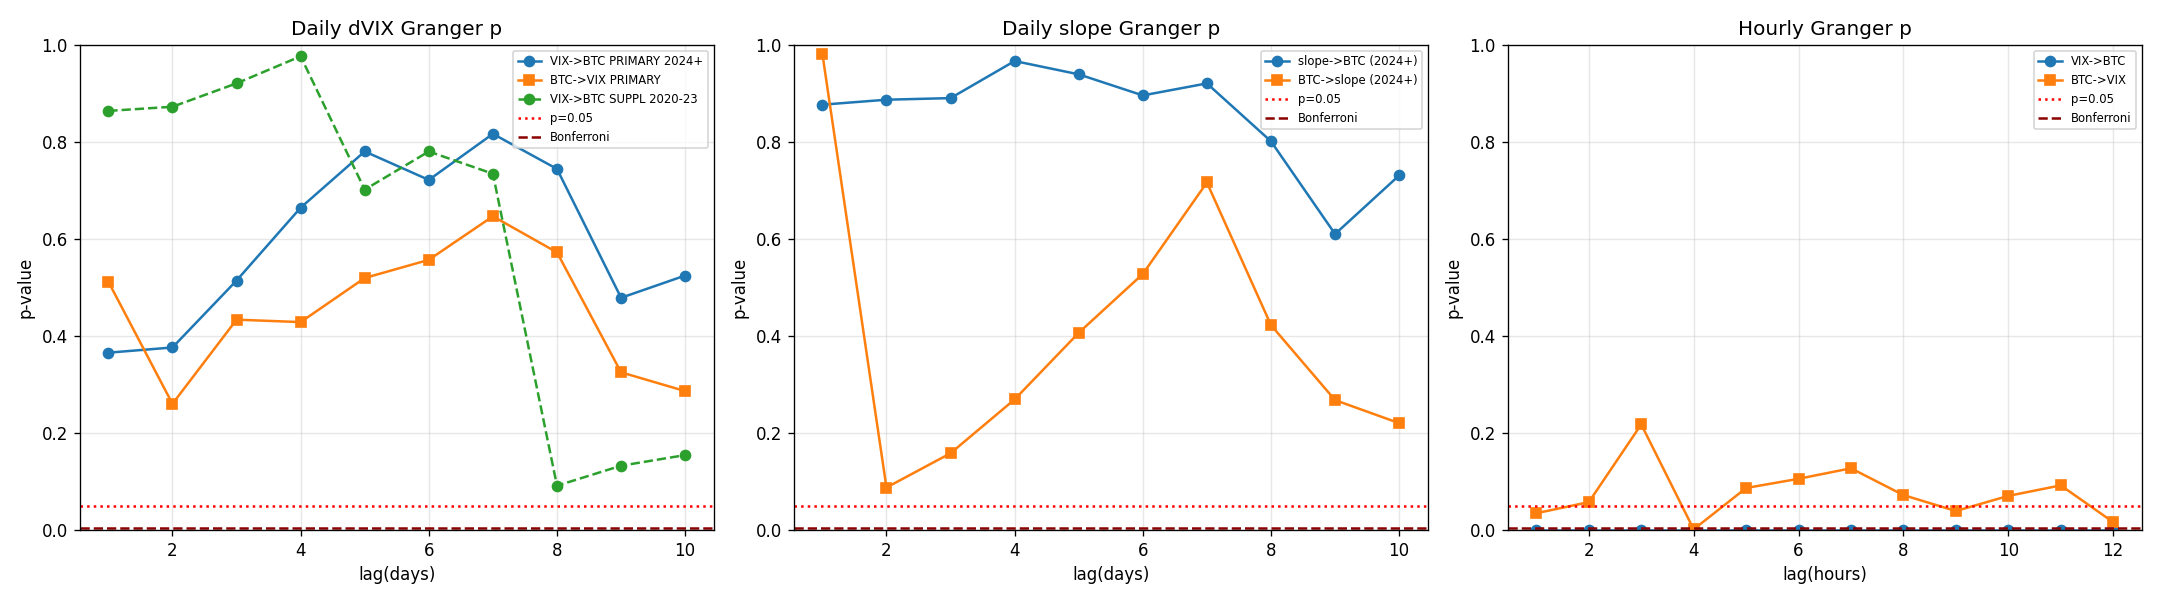

Recreate this plot in Python.
"""
VIX ↔ BTC Granger 인과 분석 (종합판)
=====================================
포함:
  - 일별 ΔVIX% ↔ BTC, 양방향, All/pre/post-ETF
  - 일별 VIX slope(기간구조) Δslope ↔ BTC, 양방향, All/pre/post-ETF
  - 시간별(Intraday) ΔVIX ↔ BTC + 정렬 진단(동시성 누수 검증)
  - 정상성(ADF), VAR 차수선택(AIC/BIC), 4가지 검정통계량, 효과크기(R² 증분)
  - 다중검정 보정, 한계
산출물: docs/VIX_granger_report.md, vix_granger.png
"""
import pandas as pd, numpy as np, os, warnings
warnings.filterwarnings("ignore")
from scipy import stats
from statsmodels.tsa.stattools import adfuller, grangercausalitytests
from statsmodels.tsa.api import VAR
import matplotlib; matplotlib.use("Agg"); import matplotlib.pyplot as plt

ET = "America/New_York"; MAXLAG_D = 10; MAXLAG_H = 12
L = []
def w(s=""): L.append(str(s))

# ───────── 데이터 ─────────
btc_dir = "data/btc_1m_24h/"
files = sorted(f for f in os.listdir(btc_dir) if f.endswith(".parquet"))
btc = pd.concat([pd.read_parquet(btc_dir+f)[["close"]] for f in files]).sort_index()
btc = btc[~btc.index.duplicated()]
btc.index = btc.index.tz_localize(ET) if btc.index.tz is None else btc.index.tz_convert(ET)
close = btc["close"]
def price_at(ts):
    return close.reindex([ts], method="pad", tolerance=pd.Timedelta(minutes=5)).iloc[0]

# VIX 일별
vix_d = pd.read_parquet("data/vix_daily.parquet").copy(); vix_d.columns=["vix"]
vidx = pd.to_datetime(vix_d.index)
try: vidx = vidx.tz_localize(None)
except Exception: pass
vix_d.index = pd.DatetimeIndex(vidx).normalize(); vix_d = vix_d[~vix_d.index.duplicated()].sort_index()

# VIX slope 일별
sl = pd.read_parquet("data/vix_slope_daily.parquet").copy()
if "Date" in sl.columns:
    sl["Date"] = pd.to_datetime(sl["Date"]); sl = sl.set_index("Date")
sl.index = pd.DatetimeIndex(pd.to_datetime(sl.index)).normalize()
sl = sl.sort_index(); sl = sl[~sl.index.duplicated()]

# 일별 BTC(16:00 ET) 수익률 + 병합
recs=[]
for d,r in vix_d.iterrows():
    p = price_at(pd.Timestamp(d.year,d.month,d.day,16,0,tz=ET))
    if not np.isnan(p): recs.append((d, r["vix"], p))
dd = pd.DataFrame(recs, columns=["date","vix","btc"]).set_index("date").sort_index()
dd["dvix_pct"] = dd["vix"].pct_change()
dd["btc_ret"]  = dd["btc"].pct_change()
dd = dd.join(sl[["slope"]], how="left")
dd["dslope"] = dd["slope"].diff()
dd = dd.dropna(subset=["dvix_pct","btc_ret"]); dd["year"]=dd.index.year

# 시간별
vix_h = pd.read_parquet("data/vix_1h.parquet").copy(); vix_h.columns=["vix"]
vix_h.index = pd.to_datetime(vix_h.index)
vix_h.index = vix_h.index.tz_localize(ET) if vix_h.index.tz is None else vix_h.index.tz_convert(ET)
vix_h = vix_h[~vix_h.index.duplicated()].sort_index()
bh = close.reindex(vix_h.index, method="pad", tolerance=pd.Timedelta(minutes=5))
hh = pd.DataFrame({"vix":vix_h["vix"],"btc":bh}).dropna()
hh["dvix"]=hh["vix"].diff(); hh["btc_ret"]=hh["btc"].pct_change()
hh["hour"]=hh.index.hour; hh["gap"]=hh.index.to_series().diff().dt.total_seconds()/3600
hh_m = hh[(hh["hour"]>=10)&(hh["hour"]<=16)&(hh["gap"]==1.0)].dropna()

# ───────── 헬퍼 ─────────
def adf(x):
    try:
        r=adfuller(x.dropna(),autolag="AIC"); return r[0],r[1]
    except Exception: return (np.nan,np.nan)

def var_order(effect,cause,maxlag):
    data=pd.concat([effect,cause],axis=1).dropna(); data.columns=["e","c"]
    try:
        sel=VAR(data).select_order(maxlag)
        return sel.aic, sel.bic
    except Exception: return (np.nan,np.nan)

def granger(cause,effect,maxlag):
    """반환: lag별 ssr_ftest p dict, 최소p/lag, 4통계량(@최소p lag), R²증분(@최소p lag), 고정lag1 p."""
    data=pd.concat([effect,cause],axis=1).dropna(); data.columns=["effect","cause"]
    res=grangercausalitytests(data[["effect","cause"]],maxlag=maxlag,verbose=False)
    ps={lag:res[lag][0]["ssr_ftest"][1] for lag in res}
    best=min(ps,key=ps.get)
    t=res[best][0]
    stats4={"ssr_F":t["ssr_ftest"][1],"ssr_chi2":t["ssr_chi2test"][1],
            "lr":t["lrtest"][1],"params_F":t["params_ftest"][1]}
    # R² 증분: restricted vs unrestricted OLS
    try:
        r_res,r_unr=res[best][1][0],res[best][1][1]
        dR2=r_unr.rsquared - r_res.rsquared
    except Exception:
        dR2=np.nan
    return ps,best,stats4,dR2,ps[1]

def block(title,cause,effect,lc,le,maxlag):
    n=pd.concat([effect,cause],axis=1).dropna().shape[0]
    if n < maxlag+10:
        w(f"**{title}: {lc} → {le}** — 표본 부족(n={n}) 생략"); w(""); return {l:np.nan for l in range(1,maxlag+1)}
    ps,best,st4,dR2,p1=granger(cause,effect,maxlag)
    mp=ps[best]
    bonf = 0.05/maxlag
    sig = "예측력 있음" if mp<bonf else ("경계(다중검정 미통과)" if mp<0.05 else "예측력 없음")
    w(f"**{title}: {lc} → {le}**")
    w(f"- 최소 p={mp:.4f}(lag {best}) · 고정 lag1 p={p1:.4f} · Bonferroni 임계 {bonf:.4f} → **{sig}**")
    w(f"- 최소p lag에서 4통계량: F={st4['ssr_F']:.3f} / χ²={st4['ssr_chi2']:.3f} / LR={st4['lr']:.3f} / paramF={st4['params_F']:.3f}")
    w(f"- 효과크기(VIX lag 추가 R² 증분): ΔR²={dR2:.4f}")
    w(f"- lag별 p: " + " / ".join(f"L{l}:{ps[l]:.3f}" for l in sorted(ps)))
    w("")
    return ps

# ───────── 보고서 ─────────
w("# VIX ↔ BTC Granger 인과 분석 — 종합 보고서")
w("")
w("> 작성일 2026-05-31 · 코드 `vix_granger.py`")
w("")
w("## 0. Granger 인과란")
w("\"과거의 X가, Y의 과거만 쓸 때보다 Y의 미래를 더 잘 예측하는가\"를 F검정으로 확인하는 **시차(lag) 예측력** 검정. "
  "동시적(contemporaneous) 상관과 구별되며, 거래 가능한 신호는 반드시 시차 예측력이 있어야 한다.")
w("- H0: X가 Y를 Granger-cause 하지 **않는다**. p<유의수준이면 H0 기각 → 예측력 있음.")
w("- 전제: 두 시리즈가 **정상성(stationary)**. 수익률/변화율 사용, ADF로 확인.")
w("- **다중검정 보정**: lag 1~K 중 최소 p를 취하면 거짓양성이 커지므로, Bonferroni 임계(0.05/K)와 고정 lag1을 함께 본다.")
w("")
w("## 1. 데이터")
w("| Frequency | 원인변수 | BTC | 표본 | 기준 |")
w("|---|---|---|---|---|")
w(f"| 일별 | ΔVIX%, Δslope(기간구조) | 16:00 ET close-to-close 수익률 | {len(dd)}일 ({dd.index.min().date()}~{dd.index.max().date()}) | 둘 다 16:00 ET 정렬 |")
w(f"| 시간별(Intraday) | ΔVIX | 시간별 수익률 | {len(hh_m)}시간 ({hh_m.index.min().date()}~{hh_m.index.max().date()}) | 10~16시, 연속 1h만 |")
w("")
w("- VIX slope = VIX(30d) − VIX(3m) 계열(`vix_slope_daily.parquet`). 논문이 BTC에 가장 강하다고 한 PCA2(기울기)에 대응.")
w("- **VIX 분 단위 데이터 미보유** → 분 단위 Granger는 수행 불가. 보유 최고 해상도는 시간별(2024-05~).")
w("")
w("## 2. 정상성 (ADF: stat, p<0.05면 정상)")
for nm,x in [("일별 ΔVIX%",dd["dvix_pct"]),("일별 Δslope",dd["dslope"]),("일별 BTC수익률",dd["btc_ret"]),
             ("시간별 ΔVIX",hh_m["dvix"]),("시간별 BTC수익률",hh_m["btc_ret"])]:
    s,p=adf(x); w(f"- {nm}: ADF={s:.2f}, p={p:.4f}")
w("→ 모든 변화율/수익률 시리즈 정상. Granger 적용 가능.")
w("")
w("## 3. VAR 최적 차수 선택 (정보기준)")
a1,b1=var_order(dd["btc_ret"],dd["dvix_pct"],MAXLAG_D)
a2,b2=var_order(hh_m["btc_ret"],hh_m["dvix"],MAXLAG_H)
w(f"- 일별 [BTC, ΔVIX] VAR: AIC 차수={a1}, BIC 차수={b1}")
w(f"- 시간별 [BTC, ΔVIX] VAR: AIC 차수={a2}, BIC 차수={b2}")
w("→ 정보기준이 권하는 차수는 낮음(자기상관 구조가 약함). 그럼에도 lag 1~K 전부 검정해 강건성 확인.")
w("")
rc=stats.pearsonr(dd["dvix_pct"],dd["btc_ret"]); rcs=stats.pearsonr(dd["dslope"].dropna(),dd.loc[dd["dslope"].notna(),"btc_ret"])
w(f"**참고 동시 상관(일별):** ΔVIX% vs BTC r={rc[0]:+.3f}(p={rc[1]:.1e}) · Δslope vs BTC r={rcs[0]:+.3f}(p={rcs[1]:.1e}) — 동시성은 유의(거래 불가).")
w("")

R={}
w("## 4. 일별 Granger — ΔVIX ↔ BTC (양방향)")
w("### 4.1 All 표본")
R["d_v2b"]=block("VIX→BTC","dvix_pct→",None,"ΔVIX%","BTC수익률",MAXLAG_D) if False else block("VIX→BTC",dd["dvix_pct"],dd["btc_ret"],"ΔVIX%","BTC수익률",MAXLAG_D)
R["d_b2v"]=block("BTC→VIX",dd["btc_ret"],dd["dvix_pct"],"BTC수익률","ΔVIX%",MAXLAG_D)
pre=dd[dd.year<2024]; post=dd[dd.year>=2024]
w(f"### 4.2 pre-ETF (2020~2023, n={len(pre)})")
block("VIX→BTC(pre)",pre["dvix_pct"],pre["btc_ret"],"ΔVIX%","BTC수익률",MAXLAG_D)
block("BTC→VIX(pre)",pre["btc_ret"],pre["dvix_pct"],"BTC수익률","ΔVIX%",MAXLAG_D)
w(f"### 4.3 post-ETF (2024~, n={len(post)})")
R["dp_v2b"]=block("VIX→BTC(post)",post["dvix_pct"],post["btc_ret"],"ΔVIX%","BTC수익률",MAXLAG_D)
block("BTC→VIX(post)",post["btc_ret"],post["dvix_pct"],"BTC수익률","ΔVIX%",MAXLAG_D)

w("## 5. 일별 Granger — VIX slope(기간구조) ↔ BTC (양방향)")
ds=dd.dropna(subset=["dslope"])
w(f"> slope 데이터(`vix_slope_daily.parquet`)는 **2024-01 이후 {len(ds)}일만 존재**(post-ETF 구간). "
  f"따라서 slope 분석은 post-ETF 레짐 검정에 해당한다. slope = VIX(3m) − VIX(30d).")
w("")
R["s_v2b"]=block("slope→BTC",ds["dslope"],ds["btc_ret"],"Δslope","BTC수익률",MAXLAG_D)
R["s_b2v"]=block("BTC→slope",ds["btc_ret"],ds["dslope"],"BTC수익률","Δslope",MAXLAG_D)
R["sp_v2b"]=R["s_v2b"]  # slope는 post-ETF만 존재 → All=post

w("## 6. 시간별 Granger (Intraday, 최고 해상도) — 양방향")
R["h_v2b"]=block("VIX→BTC(시간별)",hh_m["dvix"],hh_m["btc_ret"],"ΔVIX","BTC수익률",MAXLAG_H)
R["h_b2v"]=block("BTC→VIX(시간별)",hh_m["btc_ret"],hh_m["dvix"],"BTC수익률","ΔVIX",MAXLAG_H)

# 정렬 진단
hh2=hh_m.copy(); hh2["fwd1"]=hh2["btc_ret"].shift(-1); hh2["fwd2"]=hh2["btc_ret"].shift(-2)
def cc(a,b):
    d=hh2[[a,b]].dropna(); r,p=stats.pearsonr(d[a],d[b]); pred=-np.sign(d[a]); hit=(np.sign(d[b])==pred).mean()*100; return r,p,hit
r0=cc("dvix","btc_ret"); r1=cc("dvix","fwd1"); r2=cc("dvix","fwd2")
d2=hh2[["dvix","fwd2"]].dropna(); g=-np.sign(d2["dvix"])*d2["fwd2"]; nt=g-0.0004
w("### 6.1 ⚠️ 시간별 '유의'의 실체 — 정렬 진단 (매우 중요)")
w("시간별 Granger가 p≈0으로 나오지만 **거래 가능한 예측력이 아니다.** VIX 1시간봉 시각 라벨링 때문에 "
  "`ΔVIX[t]`가 같은 시계 구간 BTC와 겹쳐 동시성이 시차 검정에 새어든 것이다. 겹침을 제거하면 예측력 소멸:")
w("")
w("| 정렬 | r | p | 방향성 hit% | 의미 |")
w("|---|---|---|---|---|")
w(f"| ΔVIX[t] vs BTC[t,t+1] (동시) | {r1[0]:+.4f} | {r1[1]:.1e} | {r1[2]:.1f}% | 강한 **동시성**(Non-tradable) |")
w(f"| ΔVIX[t] vs BTC[t+1,t+2] (**겹침없는 진짜 예측**) | {r2[0]:+.4f} | {r2[1]:.1e} | **{r2[2]:.1f}%** | **예측력 0** |")
w("")
w(f"- 진짜 예측 단순Strategy 누적넷 **{nt.sum()*100:+.1f}%**(승률 {(g>0).mean()*100:.1f}%) → 손실.")
w(f"- 시간별 Granger p≈0은 정렬 누수에 의한 동시성이며, 진짜 시차 예측력은 일별과 동일하게 **0**. "
  f"(과거 `docs/vix_btc_trading_strategy_report.md`에서 수정한 lookahead bias와 동일.)")
w("")

# ───────── 차트 ─────────
fig,axes=plt.subplots(1,3,figsize=(18,5))
for ax,keys,title,xl in [
    (axes[0],[("d_v2b","VIX->BTC full","o-"),("d_b2v","BTC->VIX full","s-"),("dp_v2b","VIX->BTC post","o--")],"Daily dVIX Granger p","lag(days)"),
    (axes[1],[("s_v2b","slope->BTC (2024+)","o-"),("s_b2v","BTC->slope (2024+)","s-")],"Daily slope Granger p","lag(days)"),
    (axes[2],[("h_v2b","VIX->BTC","o-"),("h_b2v","BTC->VIX","s-")],"Hourly Granger p","lag(hours)")]:
    for k,lab,st in keys:
        d=R[k]; ax.plot(list(d.keys()),list(d.values()),st,label=lab)
    ax.axhline(0.05,color="red",ls=":",label="p=0.05"); ax.axhline(0.005,color="darkred",ls="--",label="Bonferroni")
    ax.set_title(title); ax.set_xlabel(xl); ax.set_ylabel("p-value"); ax.set_ylim(0,1); ax.legend(fontsize=7); ax.grid(alpha=0.3)
plt.tight_layout(); plt.savefig("vix_granger.png",dpi=120); plt.close()

# ───────── 종합 판정 ─────────
w("## 7. 종합 판정")
w("")
w("| 검정 | 최소 p | 고정 lag1 p | 판정 |")
w("|---|---|---|---|")
def row(name,k):
    d=R[k]; w(f"| {name} | {min(d.values()):.4f} | {d[1]:.4f} | {'예측력 없음' if min(d.values())>=0.005 else '검토'} |")
row("ΔVIX→BTC (일별 All)","d_v2b"); row("BTC→ΔVIX (일별 All)","d_b2v")
row("ΔVIX→BTC (일별 post)","dp_v2b")
row("slope→BTC (post-ETF, 2024+)","s_v2b"); row("BTC→slope (post-ETF, 2024+)","s_b2v")
w(f"| ΔVIX→BTC (시간별 명목) | {min(R['h_v2b'].values()):.4f} | {R['h_v2b'][1]:.4f} | ⚠️ 동시성 누수(6.1) |")
w(f"| **ΔVIX→BTC (시간별 진짜예측)** | {r2[1]:.4f} | — | **예측력 없음** |")
w("")
w("### 최종 해석")
w("- **일별 ΔVIX·slope 모두**: 양방향·전 레짐에서 시차 예측력 **없음**(Bonferroni 임계 통과 0건).")
w("- **slope(논문 최강 변수)도 예측 불가**: 동시성만 유의, 시차 0 → 논문의 '동시적 관계만 유의' 결론과 일치.")
w("- **시간별**: 명목 p≈0은 정렬 누수(동시성)이며 겹침 제거 시 예측력 0(hit<50%).")
w("- SSRN 논문의 '정보 즉시 흡수, 시차 효과 없음'이 ΔVIX·slope·시간별 Granger로 **정식 확인**.")
w("")
w("## 8. 한계")
w("- Granger는 **선형·예측적** 인과만 검정(진짜 구조적 인과 아님). 비선형 인과(예: 극단 레짐 한정)는 미검정.")
w("- lag 1~K 최소 p는 다중검정 위험 → Bonferroni·고정 lag1 병기로 완화. 그래도 음성이므로 결론 견고.")
w("- 시간별 VIX는 스냅샷 라벨링으로 동시성 누수 발생 → 겹침 제거로 통제.")
w("- 분 단위 VIX 미보유로 분 단위 Granger 미수행(야간 분단위 상관분석으로 보완: `VIX_overnight_persistence_FULL_REPORT.md`).")
w("- 거래비용·펀딩 미반영의 순수 통계검정. 거래 가능성은 효과크기·적중률과 함께 판단해야 하며, 본 분석은 양쪽 모두 음성.")
w("")
w("## 9. P0 최종 종결")
w("VIX(레벨 변화·기간구조 slope 모두) → BTC의 **시차 예측 채널은 존재하지 않는다.** 동시성만 강하고 거래 불가. "
  "'15분/야간 반응(해석 B)'에 이어 Granger도 음성 → **VIX 기반 방향성 진입 전략은 구조적으로 불가**로 종결한다.")

os.makedirs("docs",exist_ok=True)
open("docs/VIX_granger_report.md","w").write("\n".join(L))
print("DONE daily=%d hourly=%d slope_n=%d | d_v2b=%.3f s_v2b=%.3f sp_v2b=%.3f h_true_p=%.3f"%(
    len(dd),len(hh_m),len(ds),min(R["d_v2b"].values()),min(R["s_v2b"].values()),min(R["sp_v2b"].values()),r2[1]))
